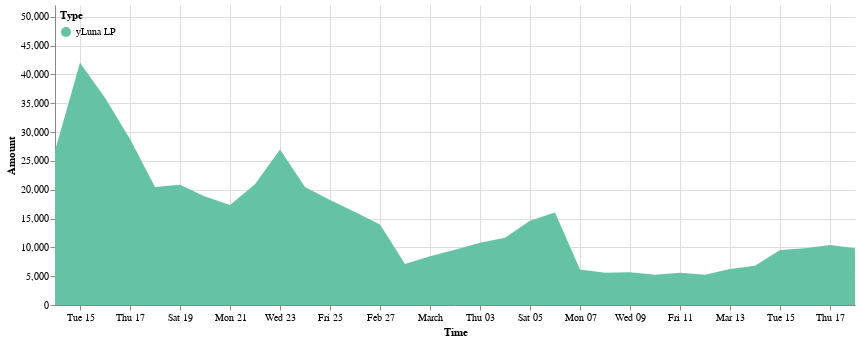

Notebook cell for this chart:
### Code cell
cp.get_yluna_time_area_chart(daily_delta_lp, 
               alt.Scale(scheme='set2'),
               min_date = daily_delta_stk.Time.min(),
               max_date = daily_delta_stk.Time.max(),
               top_padding = 10000
        ).properties(width=800).configure_view(strokeOpacity=0)

### Figure 1 — Vega-Lite specification as saved in the notebook (floating-point values rounded to 4 significant figures)
{"config": {"view": {"continuousWidth": 400, "continuousHeight": 300, "strokeOpacity": 0}}, "data": {"name": "data-bd9853da1bdeb16b56242ce41467d2b0"}, "mark": "area", "encoding": {"color": {"field": "Type", "legend": {"direction": "vertical", "legendY": 0, "orient": "none", "padding": 5}, "scale": {"scheme": "set2"}, "type": "nominal"}, "tooltip": [{"field": "Time", "format": "%Y-%m-%d", "type": "temporal"}, {"field": "Type", "type": "nominal"}, {"field": "Amount (millions)", "type": "nominal"}], "x": {"field": "Time", "scale": {"domain": ["2022-02-14", "2022-03-18"]}, "type": "temporal"}, "y": {"field": "Amount", "scale": {"domain": [0, 52050.0]}, "type": "quantitative"}}, "width": 800, "$schema": "https://vega.github.io/schema/vega-lite/v4.17.0.json", "datasets": {"data-bd9853da1bdeb16b56242ce41467d2b0": [{"Time": "2022-02-14", "Amount signed": 26760.0, "Amount": 26760.0, "Type": "yLuna LP", "Amount (millions)": "0.03M"}, {"Time": "2022-02-15", "Amount signed": 15290.0, "Amount": 42050.0, "Type": "yLuna LP", "Amount (millions)": "0.04M"}, {"Time": "2022-02-16", "Amount signed": -6101.0, "Amount": 35950.0, "Type": "yLuna LP", "Amount (millions)": "0.04M"}, {"Time": "2022-02-17", "Amount signed": -7167.0, "Amount": 28780.0, "Type": "yLuna LP", "Amount (millions)": "0.03M"}, {"Time": "2022-02-18", "Amount signed": -8313.0, "Amount": 20470.0, "Type": "yLuna LP", "Amount (millions)": "0.02M"}, {"Time": "2022-02-19", "Amount signed": 410.9, "Amount": 20880.0, "Type": "yLuna LP", "Amount (millions)": "0.02M"}, {"Time": "2022-02-20", "Amount signed": -2054.0, "Amount": 18830.0, "Type": "yLuna LP", "Amount (millions)": "0.02M"}, {"Time": "2022-02-21", "Amount signed": -1492.0, "Amount": 17340.0, "Type": "yLuna LP", "Amount (millions)": "0.02M"}, {"Time": "2022-02-22", "Amount signed": 3597.0, "Amount": 20930.0, "Type": "yLuna LP", "Amount (millions)": "0.02M"}, {"Time": "2022-02-23", "Amount signed": 6060.0, "Amount": 26990.0, "Type": "yLuna LP", "Amount (millions)": "0.03M"}, {"Time": "2022-02-24", "Amount signed": -6505.0, "Amount": 20490.0, "Type": "yLuna LP", "Amount (millions)": "0.02M"}, {"Time": "2022-02-25", "Amount signed": -2276.0, "Amount": 18210.0, "Type": "yLuna LP", "Amount (millions)": "0.02M"}, {"Time": "2022-02-26", "Amount signed": -2065.0, "Amount": 16150.0, "Type": "yLuna LP", "Amount (millions)": "0.02M"}, {"Time": "2022-02-27", "Amount signed": -2169.0, "Amount": 13980.0, "Type": "yLuna LP", "Amount (millions)": "0.01M"}, {"Time": "2022-02-28", "Amount signed": -6856.0, "Amount": 7121.0, "Type": "yLuna LP", "Amount (millions)": "0.01M"}, {"Time": "2022-03-01", "Amount signed": 1324.0, "Amount": 8445.0, "Type": "yLuna LP", "Amount (millions)": "0.01M"}, {"Time": "2022-03-02", "Amount signed": 1128.0, "Amount": 9573.0, "Type": "yLuna LP", "Amount (millions)": "0.01M"}, {"Time": "2022-03-03", "Amount signed": 1210.0, "Amount": 10780.0, "Type": "yLuna LP", "Amount (millions)": "0.01M"}, {"Time": "2022-03-04", "Amount signed": 901.5, "Amount": 11690.0, "Type": "yLuna LP", "Amount (millions)": "0.01M"}, {"Time": "2022-03-05", "Amount signed": 2917.0, "Amount": 14600.0, "Type": "yLuna LP", "Amount (millions)": "0.01M"}, {"Time": "2022-03-06", "Amount signed": 1443.0, "Amount": 16040.0, "Type": "yLuna LP", "Amount (millions)": "0.02M"}, {"Time": "2022-03-07", "Amount signed": -9879.0, "Amount": 6166.0, "Type": "yLuna LP", "Amount (millions)": "0.01M"}, {"Time": "2022-03-08", "Amount signed": -559.9, "Amount": 5606.0, "Type": "yLuna LP", "Amount (millions)": "0.01M"}, {"Time": "2022-03-09", "Amount signed": 82.64, "Amount": 5688.0, "Type": "yLuna LP", "Amount (millions)": "0.01M"}, {"Time": "2022-03-10", "Amount signed": -438.1, "Amount": 5250.0, "Type": "yLuna LP", "Amount (millions)": "0.01M"}, {"Time": "2022-03-11", "Amount signed": 324.8, "Amount": 5575.0, "Type": "yLuna LP", "Amount (millions)": "0.01M"}, {"Time": "2022-03-12", "Amount signed": -320.8, "Amount": 5254.0, "Type": "yLuna LP", "Amount (millions)": "0.01M"}, {"Time": "2022-03-13", "Amount signed": 995.9, "Amount": 6250.0, "Type": "yLuna LP", "Amount (millions)": "0.01M"}, {"Time": "2022-03-14", "Amount signed": 565.7, "Amount": 6816.0, "Type": "yLuna LP", "Amount (millions)": "0.01M"}, {"Time": "2022-03-15", "Amount signed": 2741.0, "Amount": 9557.0, "Type": "yLuna LP", "Amount (millions)": "0.01M"}, {"Time": "2022-03-16", "Amount signed": 279.0, "Amount": 9836.0, "Type": "yLuna LP", "Amount (millions)": "0.01M"}, {"Time": "2022-03-17", "Amount signed": 591.2, "Amount": 10430.0, "Type": "yLuna LP", "Amount (millions)": "0.01M"}, {"Time": "2022-03-18", "Amount signed": -584.3, "Amount": 9843.0, "Type": "yLuna LP", "Amount (millions)": "0.01M"}]}}
